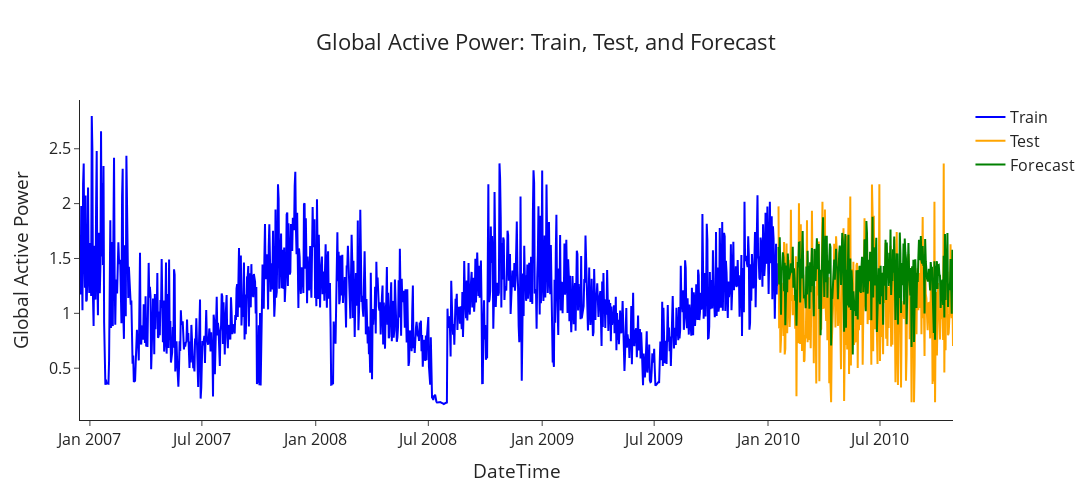

The code cell stored with this chart in its notebook:
### Code cell
plot_forecasts2(
    train=train_actual.flatten(),
    test=y_test_actual.flatten(),
    forecasts=predicted.flatten(),
    x_axis=x_axis,
    title="Global Active Power: Train, Test, and Forecast"
)

### Figure 1 — Plotly figure (JSON) as saved in the notebook; plotly's stock layout.template omitted (floating-point values rounded to 4 significant figures; data arrays with more than 128 entries replaced by an {"elided": "..."} marker saying what was removed)
{"data": [{"line": {"color": "blue"}, "mode": "lines", "name": "Train", "type": "scatter", "x": {"elided": "1129 str values"}, "y": {"elided": "1129 float values"}}, {"line": {"color": "orange"}, "mode": "lines", "name": "Test", "type": "scatter", "x": {"elided": "313 str values"}, "y": {"elided": "283 float values"}}, {"line": {"color": "green"}, "mode": "lines", "name": "Forecast", "type": "scatter", "x": {"elided": "313 str values"}, "y": {"elided": "283 float values"}}], "layout": {"font": {"size": 16}, "height": 500, "title": {"text": "Global Active Power: Train, Test, and Forecast", "x": 0.5}, "width": 1150, "xaxis": {"title": {"text": "DateTime"}}, "yaxis": {"title": {"text": "Global Active Power"}}}}
